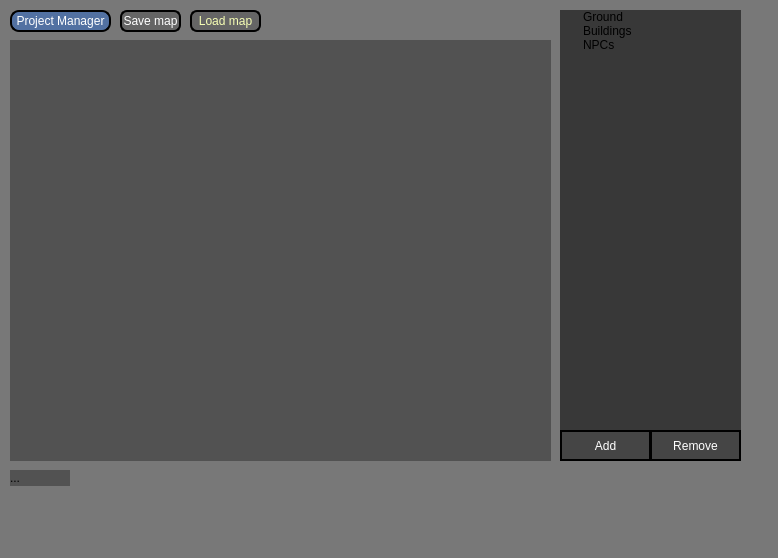
<?xml version="1.0" encoding="UTF-8"?>
<ui version="4.0">
 <class>main_window</class>
 <widget class="QWidget" name="main_window">
  <property name="geometry">
   <rect>
    <x>0</x>
    <y>0</y>
    <width>778</width>
    <height>558</height>
   </rect>
  </property>
  <property name="maximumSize">
   <size>
    <width>778</width>
    <height>558</height>
   </size>
  </property>
  <property name="windowTitle">
   <string>[By 2ima] Map Editor Sample</string>
  </property>
  <property name="styleSheet">
   <string notr="true">background: rgba(0, 0, 0, 80);</string>
  </property>
  <widget class="QWidget" name="widget" native="true">
   <property name="geometry">
    <rect>
     <x>560</x>
     <y>10</y>
     <width>181</width>
     <height>451</height>
    </rect>
   </property>
   <widget class="QTreeWidget" name="w_items">
    <property name="geometry">
     <rect>
      <x>0</x>
      <y>0</y>
      <width>181</width>
      <height>421</height>
     </rect>
    </property>
    <property name="cursor" stdset="0">
     <cursorShape>PointingHandCursor</cursorShape>
    </property>
    <property name="focusPolicy">
     <enum>Qt::NoFocus</enum>
    </property>
    <property name="styleSheet">
     <string notr="true">
border:  2px solid; border-bottom: none;  background-color: rgba(0, 0, 0, 80); color: rgb(105, 255, 0); 
QTreeWidget::item
{
foreground-color:green;
}


</string>
    </property>
    <property name="frameShape">
     <enum>QFrame::NoFrame</enum>
    </property>
    <property name="frameShadow">
     <enum>QFrame::Plain</enum>
    </property>
    <property name="lineWidth">
     <number>0</number>
    </property>
    <attribute name="headerVisible">
     <bool>false</bool>
    </attribute>
    <attribute name="headerCascadingSectionResizes">
     <bool>false</bool>
    </attribute>
    <column>
     <property name="text">
      <string>Elements</string>
     </property>
    </column>
    <item>
     <property name="text">
      <string>Ground</string>
     </property>
    </item>
    <item>
     <property name="text">
      <string>Buildings</string>
     </property>
    </item>
    <item>
     <property name="text">
      <string>NPCs</string>
     </property>
    </item>
   </widget>
   <widget class="QPushButton" name="b_remove">
    <property name="geometry">
     <rect>
      <x>90</x>
      <y>420</y>
      <width>91</width>
      <height>31</height>
     </rect>
    </property>
    <property name="styleSheet">
     <string notr="true">color: white; background: rgba(0, 0, 0, 40); border: 2px solid; </string>
    </property>
    <property name="text">
     <string>Remove</string>
    </property>
   </widget>
   <widget class="QPushButton" name="b_add">
    <property name="geometry">
     <rect>
      <x>0</x>
      <y>420</y>
      <width>91</width>
      <height>31</height>
     </rect>
    </property>
    <property name="styleSheet">
     <string notr="true">color: white; background: rgba(0, 0, 0, 40); border: 2px solid;</string>
    </property>
    <property name="text">
     <string>Add</string>
    </property>
   </widget>
  </widget>
  <widget class="QToolButton" name="b_loadlvl">
   <property name="enabled">
    <bool>false</bool>
   </property>
   <property name="geometry">
    <rect>
     <x>190</x>
     <y>10</y>
     <width>71</width>
     <height>22</height>
    </rect>
   </property>
   <property name="styleSheet">
    <string notr="true">color: rgb(247, 255, 180); background: rgba(0, 0, 0, 40); border: 1.5px  solid; border-radius: 7px; </string>
   </property>
   <property name="text">
    <string>Load map</string>
   </property>
  </widget>
  <widget class="QToolButton" name="b_saveLvl">
   <property name="enabled">
    <bool>false</bool>
   </property>
   <property name="geometry">
    <rect>
     <x>120</x>
     <y>10</y>
     <width>61</width>
     <height>22</height>
    </rect>
   </property>
   <property name="styleSheet">
    <string notr="true">color: white; background: rgba(0, 0, 0, 40); border: 1.5px solid; border-radius: 7px; </string>
   </property>
   <property name="text">
    <string>Save map</string>
   </property>
  </widget>
  <widget class="QToolButton" name="toolButton_3">
   <property name="geometry">
    <rect>
     <x>10</x>
     <y>10</y>
     <width>101</width>
     <height>22</height>
    </rect>
   </property>
   <property name="styleSheet">
    <string notr="true">color: white; background: rgba(0, 100, 255, 80); border: 1.5px solid; border-radius: 9px;</string>
   </property>
   <property name="text">
    <string>Project Manager</string>
   </property>
  </widget>
  <widget class="QLabel" name="l_Status">
   <property name="geometry">
    <rect>
     <x>10</x>
     <y>470</y>
     <width>60</width>
     <height>16</height>
    </rect>
   </property>
   <property name="text">
    <string>...</string>
   </property>
  </widget>
  <widget class="QWidget" name="w_all_items" native="true">
   <property name="geometry">
    <rect>
     <x>10</x>
     <y>40</y>
     <width>541</width>
     <height>421</height>
    </rect>
   </property>
   <property name="styleSheet">
    <string notr="true"/>
   </property>
  </widget>
 </widget>
 <layoutdefault spacing="6" margin="11"/>
 <resources/>
 <connections/>
</ui>
